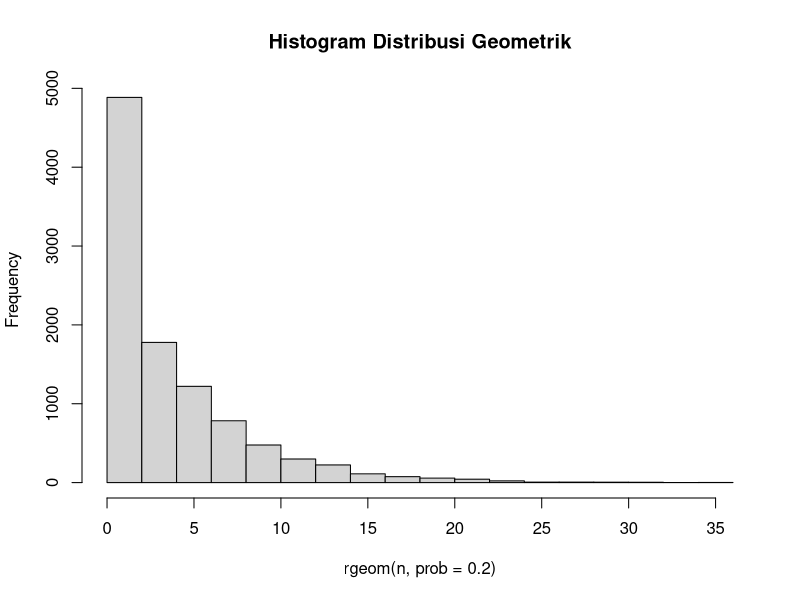
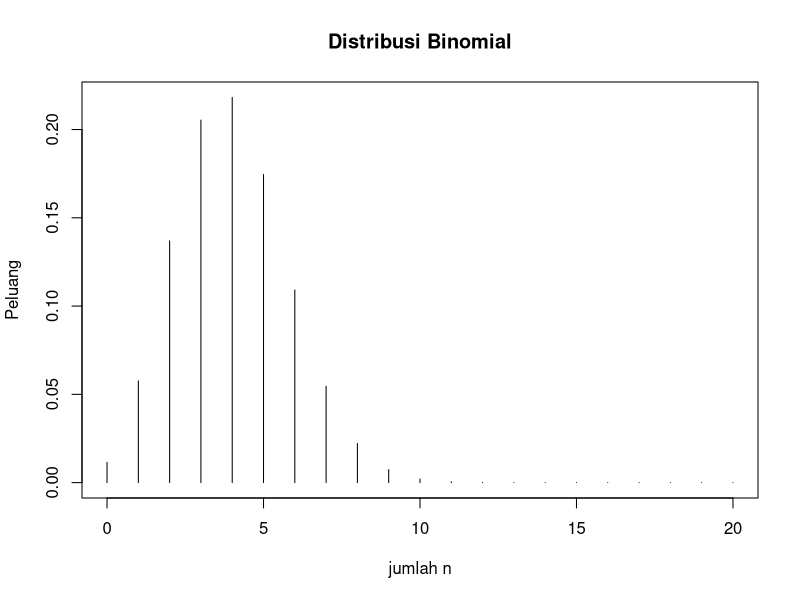
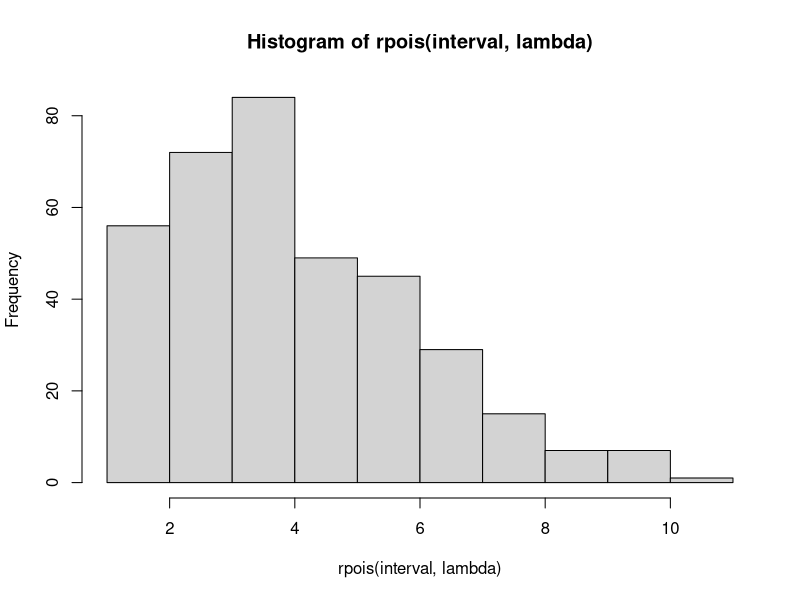
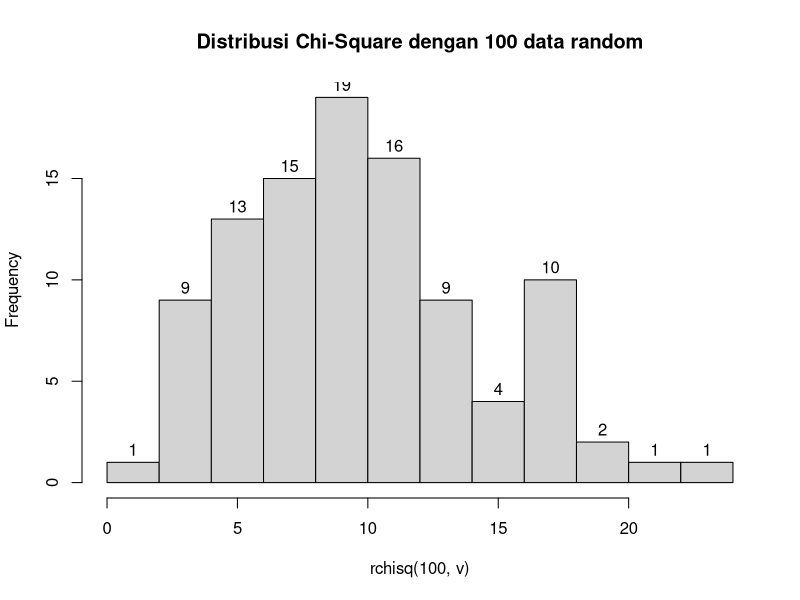
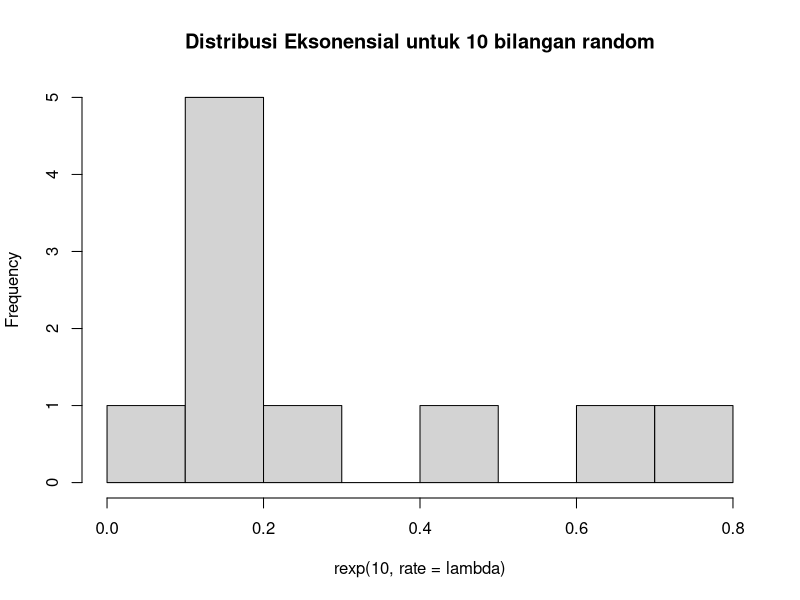
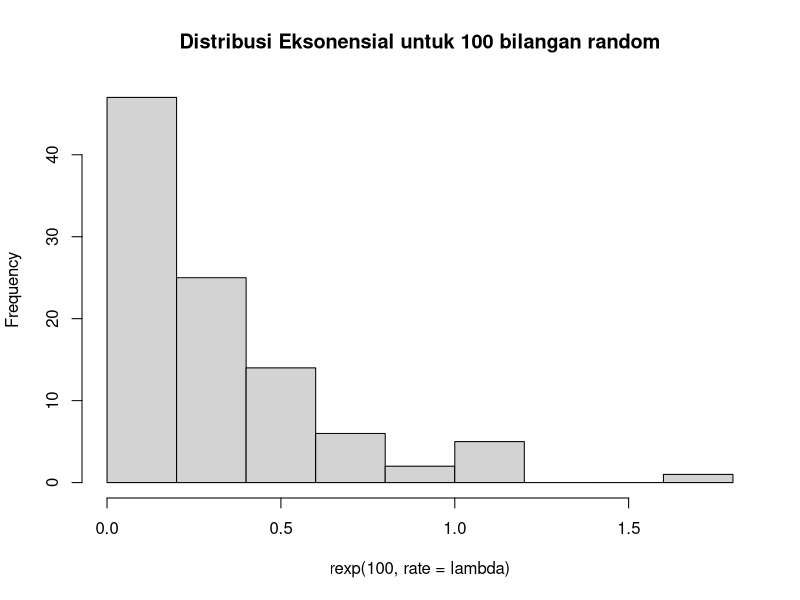
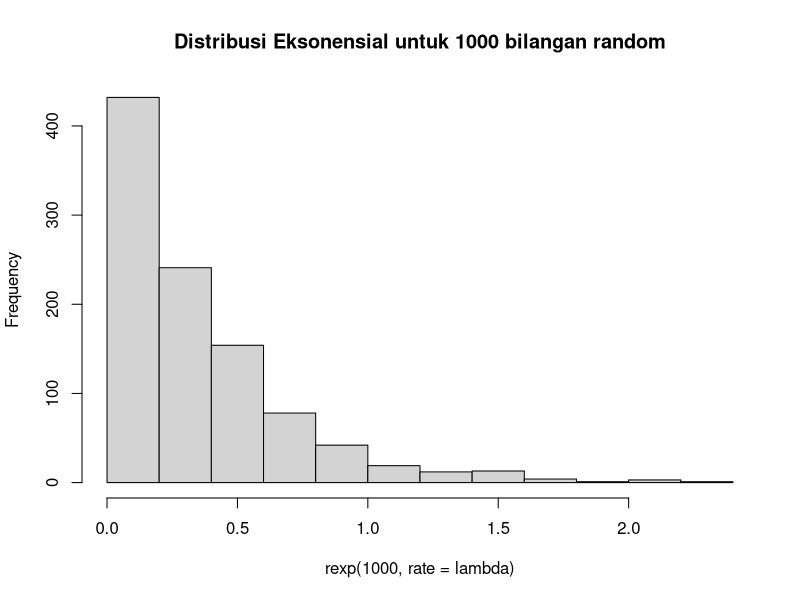
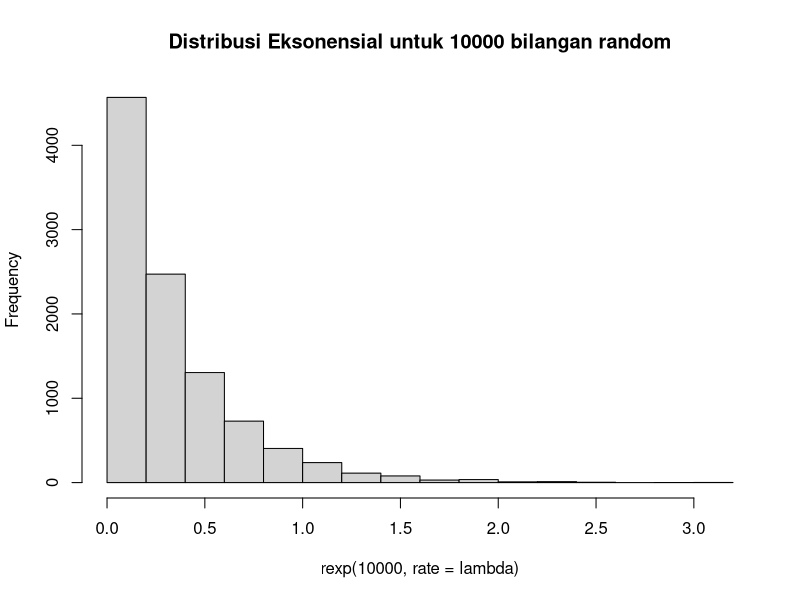

These charts were generated, in order, by the following R code:
#1 Seorang penyurvei secara acak memilih orang-orang di jalan sampai dia bertemu dengan seseorang yang menghadiri acara vaksinasi sebelumnya.

#1.a Peluang penyurvei bertemu x = 3 orang yang tidak menghadiri acara vaksinasi sebelum keberhasilan pertama ketika p = 0.20 dari populasi menghadiri acara vaksinasi (distribusi geometrik)
x <- 3
p <- 0.20
paste("Hasil : ", dgeom(x,p))

#1.b mean Distribusi geometrik dengan 10000 data random, prob = 0.20 dimana distribusi geometrik acara tersebut X = 3 (Distribusi geometrika acak() == 3)
n  <- 10000
mean(rgeom(n,p) == 3)

#1.c Bandingkan hasil poin a dan b, apa kesimpulan yang didapatkan
# Hasil yang didapatkan adalah a = 0.128 dan b = 0.1076
# Dari hasil tersebut dapat disimpulkan bahwa 

#1.d Histogram Distribusi Geometrik, peluang x = 3 gagal sebelum sukses pertama
hist(rgeom(n,prob = 0.20), main = "Histogram Distribusi Geometrik")

#1.e Nilai rataan dan varian dari distribusi geometrik
rataan = 1/p
paste("Nilai rataan : ",rataan)

varian = (1-p)/p^2
paste("Nilai varian : ",varian)




#2 Terdapat 20 pasien menderita Covid19 dengan peluang sembuh sebesar 0.2. Tentukan :

#2.a Peluang terdapat 4 pasien yang sembuh
n <- 20
peluangSembuh <- 0.2
pasienSembuh <- 4

a = dbinom(pasienSembuh,n,peluangSembuh)
a

#2.b Gambarkan grafik histogram berdasarkan kasus tersebut
x <- 0:20
plot(x,dbinom(x,n,peluangSembuh),
     type = 'h',
     main='Distribusi Binomial',
     ylab='Peluang',
     xlab = 'jumlah n')

#2.c Nilai rataan dan varian dari distribusi normal
rataan = pasienSembuh * peluangSembuh
paste("Rataan : ", rataan)
varian = rataan * (1- peluangSembuh)
paste("Varian : ", varian)



#3 Diketahui data dari sebuah tempat bersalin di rumah sakit tertentu menunjukkan rata-rata historis 4,5 bayi lahir di ruamh sakit ini setiap hari. (gunakan Distribusi Poisson)

#3.a Peluang bahwa 6 bayi akan lahir di rumah sakit ini besok
x = 6
lambda = 4.5
paste("Hasil : ",dpois(x,lambda))

#3.b Simulasi dan buat histogram kelahiran 6 bayi akan lahir di rumah sakit ini selama setahun (n = 365)
set.seed(0)
interval = 1:365
hist(rpois(interval, lambda), type="h")

#3.c Bandingkan hasil poin a dan b, apa kesimpulan
#Hasil dari bagian A dikalian 365 memiliki hasil yang mendekati hasil dari bagian b

#3.d Nilai rataan dan varian dari distribusi poisson
rataan = lambda
varian = lambda

paste("Nilai Rataan : ", rataan)
paste("Nilai Varian : ", varian)




#4 Diketahui nilai x = 2 dan v = 10. Tentukan : 

#4.a Fungsi probabilitas dan distribusi chi-square
x <- 2
v <- 10

dchisq(x,v,ncp=0)

#4.b Histogram dari distribusi chi-square dengan 100 data random
hist(rchisq(100,v), main = "Distribusi Chi-Square dengan 100 data random", labels = T)

#4.c Nilai rataan dan varian dari distribusi chi-square
rataan <- v
varian <- 2 * v

paste("Nilai Rataan : ", rataan)
paste("Nilai Varian : ", varian)



#5 Diketahui bilangan acak (random variable) berdistribusi exponential (λ = 3). Tentukan

#5.a Fungsi Probabilitas dan Distribusi Eksponensial
n <- 10
lambda <- 3
paste("Hasil : ", rexp(n,rate = lambda))

#5.b Histogram dan Distribusi Eksponensial untuk 10,100,1000, dan 10000 bilangan random
hist(rexp(10, rate = lambda), main = "Distribusi Eksonensial untuk 10 bilangan random")
hist(rexp(100, rate = lambda), main = "Distribusi Eksonensial untuk 100 bilangan random")
hist(rexp(1000, rate = lambda), main = "Distribusi Eksonensial untuk 1000 bilangan random")
hist(rexp(10000, rate = lambda), main = "Distribusi Eksonensial untuk 10000 bilangan random")

#5.c Nilai Rataan dan Varian dari distribusi eksponensial untuk n = 100 dan λ = 3

n <- 100
set.seed(1)
lambda <- 3
rataan = mean(rexp(n,rate = lambda))
varian = sd(rexp(n, rate = lambda))^2

paste("Nilai Rataan : ", rataan)
paste("Nilai Varian : ", varian)


#6 Diketahui generate random nilai sebanyak 100 data, mean = 50 sd 8. Tentukan

#6.a Fungsi Probabilitas dan Distribusi Normal, hitung Z-Score nya dan plot data generate randomnya dalam bentu grafik.
n <- 100
mean <- 50
sd <- 8

z = rnorm(n, mean, sd)
z
#6.b Generate histogram dari distribusi normal dengan breaks 50 dan format penamaan
x <- rnorm(100,50,8)
hist(x,
     breaks = 50,
     main = "5025211020_Calvin Janitra_Probstat_Probstat A_DNhistogram")

#6.c Nilai varian dan hasil generate random nilai distribusi normal
varian = sd^2
paste("Varian : ", varian)
